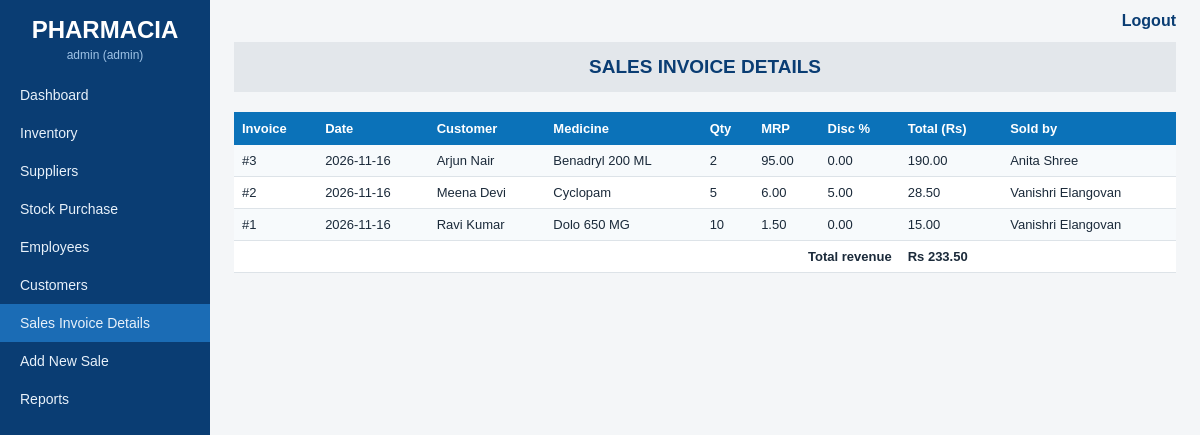
/sales.php (signed in), run on the app's committed database.
### tables this page shows
CREATE TABLE sale_transaction (
  sale_id INT AUTO_INCREMENT PRIMARY KEY,
  date DATE NOT NULL,
  quantity INT NOT NULL,
  customer_id INT,
  drug_id INT,
  employee_id INT,
  CONSTRAINT chk_sq CHECK (quantity > 0),
  FOREIGN KEY (customer_id) REFERENCES customer(customer_id),
  FOREIGN KEY (drug_id) REFERENCES drug(drug_id),
  FOREIGN KEY (employee_id) REFERENCES employee(employee_id)
);

CREATE TABLE drug (
  drug_id INT AUTO_INCREMENT PRIMARY KEY,
  name VARCHAR(100) NOT NULL,
  type VARCHAR(50),
  stock INT,
  cost_price DECIMAL(10,2) NOT NULL,
  mrp DECIMAL(10,2) NOT NULL,
  discount DECIMAL(5,2) DEFAULT 0,
  expiry_date DATE NOT NULL,
  location VARCHAR(50),
  CONSTRAINT chk_stock CHECK (stock >= 0)
);

### sales.php (the view)
<?php require 'config.php'; require_login();
$list = rows("SELECT s.sale_id,s.date,s.quantity,CONCAT(c.first_name,' ',c.last_name) cust,d.name,d.mrp,d.discount,CONCAT(e.first_name,' ',e.last_name) emp,
  s.quantity*d.mrp*(1-d.discount/100) AS total FROM sale_transaction s JOIN customer c ON c.customer_id=s.customer_id JOIN drug d ON d.drug_id=s.drug_id JOIN employee e ON e.employee_id=s.employee_id ORDER BY s.sale_id DESC");
page_start('Sales Invoice Details', 'sales.php'); ?>
<table><tr><th>Invoice</th><th>Date</th><th>Customer</th><th>Medicine</th><th>Qty</th><th>MRP</th><th>Disc %</th><th>Total (Rs)</th><th>Sold by</th></tr>
<?php $sum = 0; foreach ($list as $r): $sum += $r['total']; ?>
<tr><td>#<?= $r['sale_id'] ?></td><td><?= $r['date'] ?></td><td><?= h($r['cust']) ?></td><td><?= h($r['name']) ?></td><td><?= $r['quantity'] ?></td><td><?= $r['mrp'] ?></td><td><?= $r['discount'] ?></td><td><?= number_format($r['total'], 2) ?></td><td><?= h($r['emp']) ?></td></tr>
<?php endforeach; ?><tr><td colspan="7" style="text-align:right"><b>Total revenue</b></td><td colspan="2"><b>Rs <?= number_format($sum, 2) ?></b></td></tr></table><?php page_end();

### style.css (style rules this page uses)
* { box-sizing:border-box }
body { margin:0;font-family:Arial,Helvetica,sans-serif;background:#f4f6f8;color:#1b2a3a }
table { border-collapse:collapse;width:100%;background:#fff;font-size:13px }
th { background:#0b72b9;color:#fff;text-align:left;padding:9px 8px }
td { padding:8px;border-bottom:1px solid #dde3e8 }
tr:nth-child(even) td { background:#f7fafc }

### data on the page
sale_transaction: sale_id "3", date "2026-11-16", cust "Arjun Nair", drug.name "Benadryl 200 ML", quantity "2", drug.mrp "95.00", drug.discount "0.00", total "190.00", emp "Anita Shree"
sale_transaction: sale_id "2", date "2026-11-16", cust "Meena Devi", drug.name "Cyclopam", quantity "5", drug.mrp "6.00", drug.discount "5.00", total "28.50", emp "Vanishri Elangovan"
sale_transaction: sale_id "1", date "2026-11-16", cust "Ravi Kumar", drug.name "Dolo 650 MG", quantity "10", drug.mrp "1.50", drug.discount "0.00", total "15.00", emp "Vanishri Elangovan"

### other printed values
$u['username'] "admin"
$u['role'] "admin"
$n[1] "Dashboard"
$n[1] "Inventory"
$n[1] "Suppliers"
$n[1] "Stock Purchase"
$n[1] "Employees"
$n[1] "Customers"
$n[1] "Sales Invoice Details"
$n[1] "Add New Sale"
$n[1] "Reports"
$title "SALES INVOICE DETAILS"
$sum "233.50"
